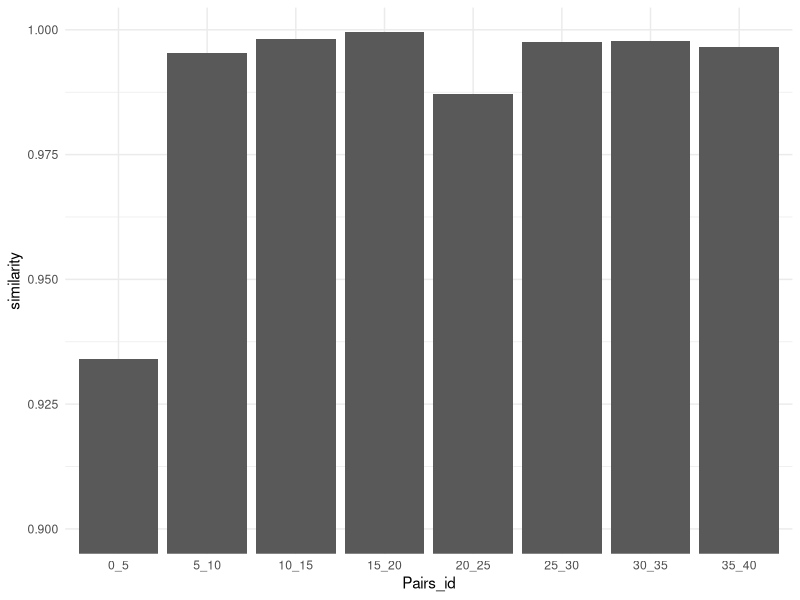

R code for this plot:
# kijken naar python similarity matrix met BERT gemaakt

library(tidyverse)

df <- read.csv('similarity_matrix.csv')

# view(df)

#pairwise vergelijking maken

df$identifier <- as.numeric(df$identifier)

df <- df[order(df$identifier), ]

df_wide <- df%>%
  pivot_longer(cols = 2:10, names_to = "id", values_to = "similarity")%>%
  mutate(id = gsub("X", "", id))

# view(df_wide)

df_wide$id <- as.numeric(df_wide$id)

df_pairs <- df_wide %>%
  group_by(identifier)%>%
  mutate(pairs = ifelse(id == identifier + 5, first(id), NA))%>%
  filter(!is.na(pairs))%>%
  select(-pairs)%>%
  mutate(Pairs_id = str_c(as.character(identifier), as.character(id), sep = "_"))%>%
  ungroup()%>%
  select(-id, -identifier)
  

# view(df_pairs)  

manual_order <- c("0_5", "5_10", "10_15", "15_20", "20_25", "25_30", 
                  "30_35", "35_40")  # Example order, adjust as needed

# Convert pair_ids to a factor with the specified levels
df_pairs$Pairs_id <- factor(df_pairs$Pairs_id, levels = manual_order)

ggplot(df_pairs)+
  geom_col(aes(Pairs_id, similarity))+
  coord_cartesian(ylim = c(0.90, max(df_pairs$similarity, na.rm = TRUE)))+
  theme_minimal()





